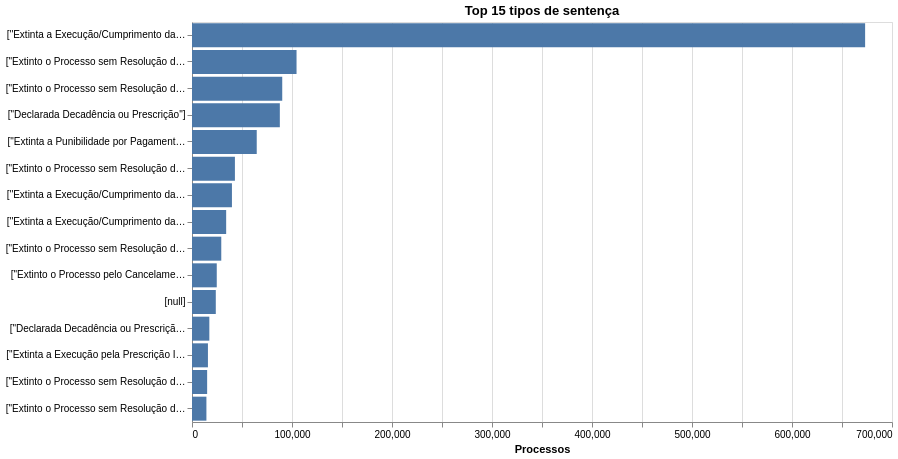

Write notebook code for a chart like this one.
### Code cell
(
    tipo_sent.plot.bar(
        x=alt.X("len:Q", title="Processos"),
        y=alt.Y("tipo_sentença:N", sort="-x", title=None),
    ).properties(title="Top 15 tipos de sentença", width=700, height=400)
)

### Figure 1 — Vega-Lite specification as saved in the notebook (floating-point values rounded to 4 significant figures)
{"config": {"view": {"continuousWidth": 300, "continuousHeight": 300}}, "data": {"name": "data-2abdc58129b7306dd1639a1d491ab01d"}, "mark": {"type": "bar", "tooltip": true}, "encoding": {"x": {"field": "len", "title": "Processos", "type": "quantitative"}, "y": {"field": "tipo_sentença", "sort": "-x", "title": null, "type": "nominal"}}, "height": 400, "params": [{"name": "param_1e9efca18e7a2868", "select": {"type": "interval", "encodings": ["x", "y"]}, "bind": "scales"}], "title": "Top 15 tipos de sentença", "width": 700, "$schema": "https://vega.github.io/schema/vega-lite/v6.4.1.json", "datasets": {"data-2abdc58129b7306dd1639a1d491ab01d": [{"tipo_sentença": "[\"Extinta a Execução/Cumprimento da Sentença pela Satisfação da Obrigação\"]", "len": 673123}, {"tipo_sentença": "[\"Extinto o Processo sem Resolução do Mérito por Desistência\"]", "len": 104541}, {"tipo_sentença": "[\"Extinto o Processo sem Resolução do Mérito por Ausência das Condições da Ação\"]", "len": 90239}, {"tipo_sentença": "[\"Declarada Decadência ou Prescrição\"]", "len": 87831}, {"tipo_sentença": "[\"Extinta a Punibilidade por Pagamento Integral do Débito\"]", "len": 64735}, {"tipo_sentença": "[\"Extinto o Processo sem Resolução do Mérito por Desistência - Execução Fiscal - Artigo 485, VIII CPC - Sem Advogado\"]", "len": 42915}, {"tipo_sentença": "[\"Extinta a Execução/Cumprimento da Sentença pela Renúncia ao Crédito pelo Credor\"]", "len": 39939}, {"tipo_sentença": "[\"Extinta a Execução/Cumprimento da Sentença pela Remissão da Dívida, obtida p/ Transação ou Outro Meio\"]", "len": 34167}, {"tipo_sentença": "[\"Extinto o Processo sem Resolução do Mérito por Ausência de Pressupostos Processuais\"]", "len": 29276}, {"tipo_sentença": "[\"Extinto o Processo pelo Cancelamento da Dívida Ativa\"]", "len": 24758}, {"tipo_sentença": "[null]", "len": 23789}, {"tipo_sentença": "[\"Declarada Decadência ou Prescrição - Sentença Completa\"]", "len": 17344}, {"tipo_sentença": "[\"Extinta a Execução pela Prescrição Intercorrente - Artigo 924, V CPC - Sem Advogado\", \"Extinta a Execução pela Prescrição Intercorrente - Artigo 924, V CPC - Sem Advogado\"]", "len": 15940}, {"tipo_sentença": "[\"Extinto o Processo sem Resolução do Mérito por Abandono da Causa pelo Autor\"]", "len": 15138}, {"tipo_sentença": "[\"Extinto o Processo sem Resolução do Mérito por Ausência das Condições da Ação - Sentença Completa\"]", "len": 14414}]}}
